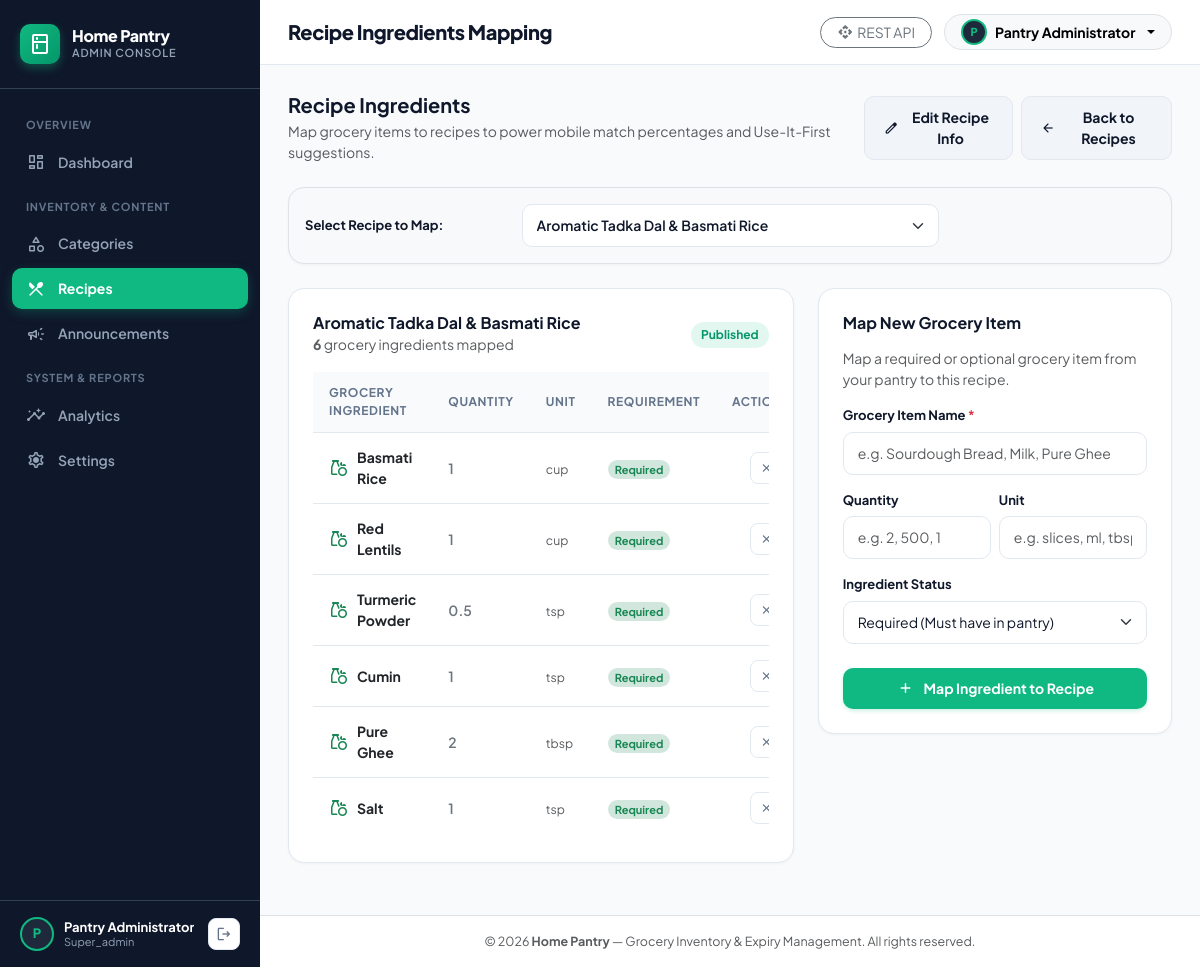
Page /recipes/ingredients.php (signed in) on the committed database.
### tables this page shows
CREATE TABLE IF NOT EXISTS `recipes` (
    `id` INT AUTO_INCREMENT PRIMARY KEY,
    `title` VARCHAR(200) NOT NULL,
    `category_id` INT NULL,
    `description` TEXT NULL,
    `image_url` VARCHAR(500) NULL,
    `youtube_id` VARCHAR(50) NULL,
    `youtube_url` VARCHAR(255) NULL,
    `prep_time` VARCHAR(50) NOT NULL DEFAULT '15 mins',
    `difficulty` ENUM('Easy', 'Medium', 'Hard') NOT NULL DEFAULT 'Easy',
    `calories` INT NOT NULL DEFAULT 0,
    `instructions` TEXT NULL,
    `status` ENUM('published', 'draft') NOT NULL DEFAULT 'published',
    `created_at` TIMESTAMP DEFAULT CURRENT_TIMESTAMP,
    `updated_at` TIMESTAMP DEFAULT CURRENT_TIMESTAMP ON UPDATE CURRENT_TIMESTAMP,
    INDEX `idx_recipes_category` (`category_id`),
    INDEX `idx_recipes_status` (`status`),
    CONSTRAINT `fk_recipes_category` FOREIGN KEY (`category_id`) 
        REFERENCES `categories` (`id`) ON DELETE SET NULL ON UPDATE CASCADE
);

CREATE TABLE IF NOT EXISTS `recipe_ingredients` (
    `id` INT AUTO_INCREMENT PRIMARY KEY,
    `recipe_id` INT NOT NULL,
    `ingredient_name` VARCHAR(150) NOT NULL,
    `quantity` VARCHAR(50) NULL,
    `unit` VARCHAR(50) NULL,
    `is_required` TINYINT(1) NOT NULL DEFAULT 1,
    `created_at` TIMESTAMP DEFAULT CURRENT_TIMESTAMP,
    INDEX `idx_recipe_ingredients_recipe` (`recipe_id`),
    CONSTRAINT `fk_ingredients_recipe` FOREIGN KEY (`recipe_id`) 
        REFERENCES `recipes` (`id`) ON DELETE CASCADE ON UPDATE CASCADE
);

### includes/functions.php (called while the page is built, shortened)
<?php
function e(?string $value): string {
    return htmlspecialchars((string)($value ?? ''), ENT_QUOTES | ENT_SUBSTITUTE, 'UTF-8');
}
function base_url(string $path = ''): string {
    static $base = null;
    if ($base === null) {
        $scriptName = str_replace('\\', '/', $_SERVER['SCRIPT_NAME'] ?? '');
        if (str_contains($scriptName, '/grocery_admin/')) {
            $base = '/grocery_admin';
        } elseif (str_contains($scriptName, '/backend/')) {
            $base = '/backend';
        } else {
            $base = '';
        }
    }
    $cleanPath = ltrim($path, '/');
    return $base . ($cleanPath !== '' ? '/' . $cleanPath : '');
}

### recipes/ingredients.php (the view, shortened to what this page needs)
<?php
require_once __DIR__ . '/../includes/functions.php';
$db = Database::getConnection();
$recipeId = (int)($_GET['recipe_id'] ?? 0);
$allRecipes = $db->query('SELECT id, title FROM recipes ORDER BY title ASC')->fetchAll();
if ($recipeId <= 0 && !empty($allRecipes)) {
    $recipeId = (int)$allRecipes[0]['id'];
}
$recipeStmt = $db->prepare('SELECT * FROM recipes WHERE id = ? LIMIT 1');
$recipeStmt->execute([$recipeId]);
$recipe = $recipeStmt->fetch();
$ingredients = [];
if ($recipe) {
    $ingStmt = $db->prepare('SELECT * FROM recipe_ingredients WHERE recipe_id = ? ORDER BY is_required DESC, id ASC');
    $ingStmt->execute([$recipeId]);
    $ingredients = $ingStmt->fetchAll();
}
require_once __DIR__ . '/../includes/header.php';
?>
<div class="d-flex flex-column flex-md-row align-items-md-center justify-content-between gap-3 mb-4">
  <div>
    <h2 class="fw-bold mb-1" style="font-size: 20px;">Recipe Ingredients</h2>
    <p class="text-muted small mb-0">Map grocery items to recipes to power mobile match percentages and Use-It-First suggestions.</p>
  </div>
  <div class="d-flex gap-2">
    <?php if ($recipe): ?>
      <a href="<?= base_url('recipes/edit.php?id=' . $recipeId) ?>" class="btn btn-secondary-custom btn-sm">
        <span class="material-symbols-rounded fs-6">edit</span>
        <span>Edit Recipe Info</span>
      </a>
    <?php endif; ?>
    <a href="<?= base_url('recipes/index.php') ?>" class="btn btn-secondary-custom btn-sm">
      <span class="material-symbols-rounded fs-6">arrow_back</span>
      <span>Back to Recipes</span>
    </a>
  </div>
</div>
<div class="card-box mb-4 p-3 bg-light border">
  <form method="GET" action="" class="row g-3 align-items-center">
    <div class="col-md-3">
      <label for="recipe_id_select" class="form-label mb-0 fw-bold">Select Recipe to Map:</label>
    </div>
    <div class="col-md-6">
      <select name="recipe_id" id="recipe_id_select" class="form-select fw-semibold" onchange="this.form.submit()">
        <?php foreach ($allRecipes as $r): ?>
          <option value="<?= $r['id'] ?>" <?= $recipeId === (int)$r['id'] ? 'selected' : '' ?>>
            <?= e($r['title']) ?>
          </option>
        <?php endforeach; ?>
      </select>
    </div>
  </form>
</div>
<?php if (!$recipe): ?>
  <div class="card-box empty-state">
    <div class="empty-icon"><span class="material-symbols-rounded">restaurant</span></div>
    <div class="empty-title">No Recipe Found</div>
    <p class="empty-text">Please create a recipe before mapping ingredients.</p>
    <a href="<?= base_url('recipes/create.php') ?>" class="btn btn-primary-custom">Create Recipe</a>
  </div>
<?php else: ?>
  <div class="row g-4">
    <div class="col-lg-7">
      <div class="card-box">
        <div class="d-flex align-items-center justify-content-between mb-3">
          <div>
            <h3 class="fw-bold mb-0" style="font-size: 16px;"><?= e($recipe['title']) ?></h3>
            <span class="text-muted small"><strong><?= count($ingredients) ?></strong> grocery ingredients mapped</span>
          </div>
          <span class="badge-status <?= e($recipe['status']) ?>"><?= ucfirst(e($recipe['status'])) ?></span>
        </div>
        <?php if (empty($ingredients)): ?>
          <div class="empty-state py-4">
            <div class="empty-title">No ingredients mapped yet.</div>
            <p class="empty-text">Add grocery items using the form on the right so the mobile app can match pantry groceries to this recipe.</p>
          </div>
        <?php else: ?>
          <div class="table-responsive">
            <table class="custom-table">
              <thead>
                <tr>
                  <th>Grocery Ingredient</th>
                  <th>Quantity</th>
                  <th>Unit</th>
                  <th>Requirement</th>
                  <th class="text-end" style="width: 80px;">Action</th>
                </tr>
              </thead>
              <tbody>
                <?php foreach ($ingredients as $ing): ?>
                  <tr>
                    <td>
                      <div class="fw-bold text-dark d-flex align-items-center gap-2">
                        <span class="material-symbols-rounded text-success fs-5">grocery</span>
                        <span><?= e($ing['ingredient_name']) ?></span>
                      </div>
                    </td>
                    <td>
                      <span class="fw-semibold text-secondary"><?= e($ing['quantity'] ?: '—') ?></span>
                    </td>
                    <td>
                      <span class="text-muted small"><?= e($ing['unit'] ?: '—') ?></span>
                    </td>
                    <td>
                      <?php if ($ing['is_required']): ?>
                        <span class="badge bg-success-subtle text-success px-2.5 py-1 rounded-pill fw-bold" style="font-size: 11px;">
                          Required
                        </span>
                      <?php else: ?>
                        <span class="badge bg-secondary-subtle text-muted px-2.5 py-1 rounded-pill fw-bold" style="font-size: 11px;">
                          Optional
                        </span>
                      <?php endif; ?>
                    </td>
                    <td class="text-end">
                      <form method="POST" action="" onsubmit="return confirmDelete('Remove \'<?= e(addslashes($ing['ingredient_name'])) ?>\' from this recipe?');" class="d-inline">
                        <button type="submit" class="btn-action-icon danger" title="Remove Ingredient">
                          <span class="material-symbols-rounded" style="font-size: 16px;">close</span>
                        </button>
                      </form>
                    </td>
                  </tr>
                <?php endforeach; ?>
              </tbody>
            </table>
          </div>
        <?php endif; ?>
      </div>
    </div>
    <div class="col-lg-5">
      <div class="card-box">
        <h3 class="fw-bold mb-3" style="font-size: 16px;">Map New Grocery Item</h3>
        <p class="text-muted small mb-3">Map a required or optional grocery item from your pantry to this recipe.</p>
        <form method="POST" action="">
          <div class="mb-3">
            <label for="ingredient_name" class="form-label">Grocery Item Name <span class="text-danger">*</span></label>
            <input type="text" class="form-control" id="ingredient_name" name="ingredient_name" required placeholder="e.g. Sourdough Bread, Milk, Pure Ghee">
          </div>
          <div class="row g-2 mb-3">
            <div class="col-6">
              <label for="quantity" class="form-label">Quantity</label>
              <input type="text" class="form-control" id="quantity" name="quantity" placeholder="e.g. 2, 500, 1">
            </div>
            <div class="col-6">
              <label for="unit" class="form-label">Unit</label>
              <input type="text" class="form-control" id="unit" name="unit" placeholder="e.g. slices, ml, tbsp">
            </div>
          </div>
          <div class="mb-4">
            <label for="is_required" class="form-label">Ingredient Status</label>
            <select class="form-select" id="is_required" name="is_required">
              <option value="1">Required (Must have in pantry)</option>
            </select>
          </div>
          <button type="submit" class="btn btn-primary-custom w-100 justify-content-center">
            <span class="material-symbols-rounded fs-5">add</span>
            <span>Map Ingredient to Recipe</span>
          </button>
        </form>
      </div>
    </div>
  </div>
<?php endif; ?>
<?php require_once __DIR__ . '/../includes/footer.php'; ?>

### assets/css/admin.css (style rules this page uses)
:root { --primary: #10B981; --primary-dark: #059669; --primary-light: #D1FAE5; --primary-subtle: rgba(16, 185, 129, 0.12); --dark-sidebar: #0F172A; --dark-sidebar-hover: #1E293B; --dark-sidebar-border: #334155; --bg-page: #F8FAFC; --bg-card: #FFFFFF; --text-main: #0F172A; --text-muted: #64748B; --border-color: #E2E8F0; --danger: #EF4444; --danger-light: #FEE2E2; --warning: #F59E0B; --warning-light: #FEF3C7; --info: #0284C7; --info-light: #E0F2FE; --font-main: 'Plus Jakarta Sans', system-ui, -apple-system, sans-serif; }
* { box-sizing: border-box; margin: 0; padding: 0; }
body { font-family: var(--font-main); background-color: var(--bg-page); color: var(--text-main); min-height: 100vh; display: flex; flex-direction: column; -webkit-font-smoothing: antialiased; }
.card-box { background-color: var(--bg-card); border: 1px solid var(--border-color); border-radius: 16px; padding: 24px; box-shadow: 0 1px 3px rgba(0, 0, 0, 0.04); margin-bottom: 24px; }
.custom-table { width: 100%; border-collapse: separate; border-spacing: 0; }
.custom-table th { background-color: #F8FAFC; color: var(--text-muted); font-size: 12px; font-weight: 700; text-transform: uppercase; letter-spacing: 0.6px; padding: 12px 16px; border-bottom: 1px solid var(--border-color); text-align: left; }
.custom-table td { padding: 14px 16px; border-bottom: 1px solid var(--border-color); font-size: 14px; vertical-align: middle; }
.custom-table tbody tr:last-child td { border-bottom: none; }
.badge-status { display: inline-flex; align-items: center; gap: 5px; padding: 4px 10px; border-radius: 20px; font-size: 12px; font-weight: 700; }
.badge-status.active, .badge-status.published { background-color: var(--primary-subtle); color: var(--primary-dark); }
.form-label { font-size: 13px; font-weight: 700; color: var(--text-main); margin-bottom: 6px; display: block; }
.form-control, .form-select { width: 100%; padding: 10px 14px; font-size: 14px; font-family: inherit; border: 1px solid var(--border-color); border-radius: 10px; background-color: #FFFFFF; color: var(--text-main); transition: border-color 0.15s ease, box-shadow 0.15s ease; }
.btn-primary-custom { background-color: var(--primary); color: #FFFFFF; border: none; padding: 10px 18px; font-size: 14px; font-weight: 700; border-radius: 10px; display: inline-flex; align-items: center; gap: 8px; text-decoration: none; cursor: pointer; transition: all 0.2s ease; box-shadow: 0 2px 4px rgba(16, 185, 129, 0.2); }
.btn-secondary-custom { background-color: #F1F5F9; color: var(--text-main); border: 1px solid var(--border-color); padding: 10px 18px; font-size: 14px; font-weight: 700; border-radius: 10px; display: inline-flex; align-items: center; gap: 8px; text-decoration: none; cursor: pointer; transition: all 0.2s ease; }
.btn-action-icon { width: 32px; height: 32px; border-radius: 8px; display: inline-flex; align-items: center; justify-content: center; border: 1px solid var(--border-color); background-color: #FFFFFF; color: var(--text-muted); text-decoration: none; transition: all 0.15s ease; }

### rows in the picture
recipes: title "Aromatic Tadka Dal & Basmati Rice", status "Published"
recipe_ingredients: ingredient_name "Basmati Rice", quantity "1", unit "cup", is_required "Required"
recipe_ingredients: ingredient_name "Red Lentils", quantity "1", unit "cup", is_required "Required"
recipe_ingredients: ingredient_name "Turmeric Powder", quantity "0.5", unit "tsp", is_required "Required"
recipe_ingredients: ingredient_name "Cumin", quantity "1", unit "tsp", is_required "Required"
recipe_ingredients: ingredient_name "Pure Ghee", quantity "2", unit "tbsp", is_required "Required"
recipe_ingredients: ingredient_name "Salt", quantity "1", unit "tsp", is_required "Required"

### other values in the picture
substr($admin['name'] ?? 'A', 0, 1) "P"
$admin['name'] "Pantry Administrator"
$admin['role'] "Super_admin"
$pageTitle "Recipe Ingredients Mapping"
substr($currentAdmin['name'] ?? 'A', 0, 1) "P"
$currentAdmin['name'] "Pantry Administrator"
count($ingredients) "6"
form field recipe_id "Aromatic Tadka Dal & Basmati Rice"
